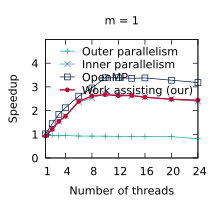

Write gnuplot code to recreate this figure.
set title "m = 1"
set terminal pdf size 2.2,2.0
set output "./results/Scans_n___4,194,304,_m___1.pdf"
set key on
set key top left Left reverse
set key samplen 1.4
set xrange [1:24]
set xtics (1, 4, 8, 12, 16, 20, 24)
set xlabel "Number of threads"
set yrange [0:5]
set ytics (0, 1, 2, 3, 4)
set ylabel "Speedup"
plot './results/Scans_n___4,194,304,_m___1.dat' using 1:2 title "Outer parallelism" pointsize 0.7 lw 1 pt 1 linecolor rgb "#24A793" with linespoints, \
  './results/Scans_n___4,194,304,_m___1.dat' using 1:3 title "Inner parallelism" pointsize 0.7 lw 1 pt 2 linecolor rgb "#5287C6" with linespoints, \
  './results/Scans_n___4,194,304,_m___1.dat' using 1:4 title "OpenMP" pointsize 0.7 lw 1 pt 4 linecolor rgb "#001240" with linespoints, \
  './results/Scans_n___4,194,304,_m___1.dat' using 1:5 title "Work assisting (our)" pointsize 0.4 lw 2 pt 7 linecolor rgb "#C00A35" with linespoints
